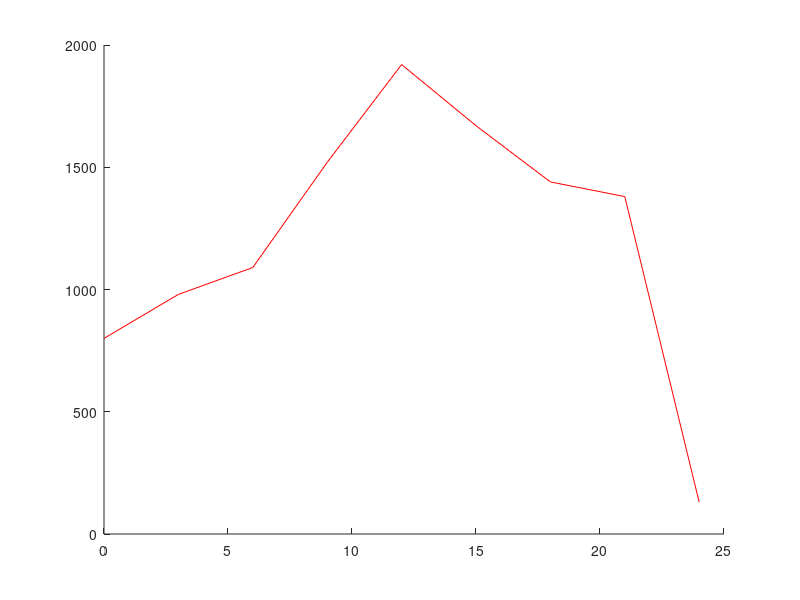

The MATLAB script that drew this image: (Note: this script raises an error after producing the figure.)
flow_x=[0 3 6 9 12 15 18 21 24]
flow_y=[800 980 1090 1520 1920 1670 1440 1380 130]
%fitting the data using first order equation
pred_y=polyfit(flow_x,flow_y,1)
%predicting the flow rate using first order  equation
firstpred_y=polyval(pred_y,flow_x)
%plotting
plot(flow_x,flow_y,'r',flow_x,firstpred_y,'Ob')
%repeating the same procedure for model of second order
pred_y=polyfit(flow_x,flow_y,2)
%predicting the flow rate using second order  equation
firstpred_y=polyval(pred_y,flow_x)
%plotting
plot(flow_x,flow_y,'r',flow_x,firstpred_y,'Ob')
%repeating the procedure for 3rd order
pred_y=polyfit(flow_x,flow_y,3)
%predicting the flow rate using third order equation
firstpred_y=polyval(pred_y,flow_x)
%plotting
plot(flow_x,flow_y,'r',flow_x,firstpred_y,'Ob')
%the last one was done to make the model as accurate as possible although
%it wasn't mentoined in the exercise

  